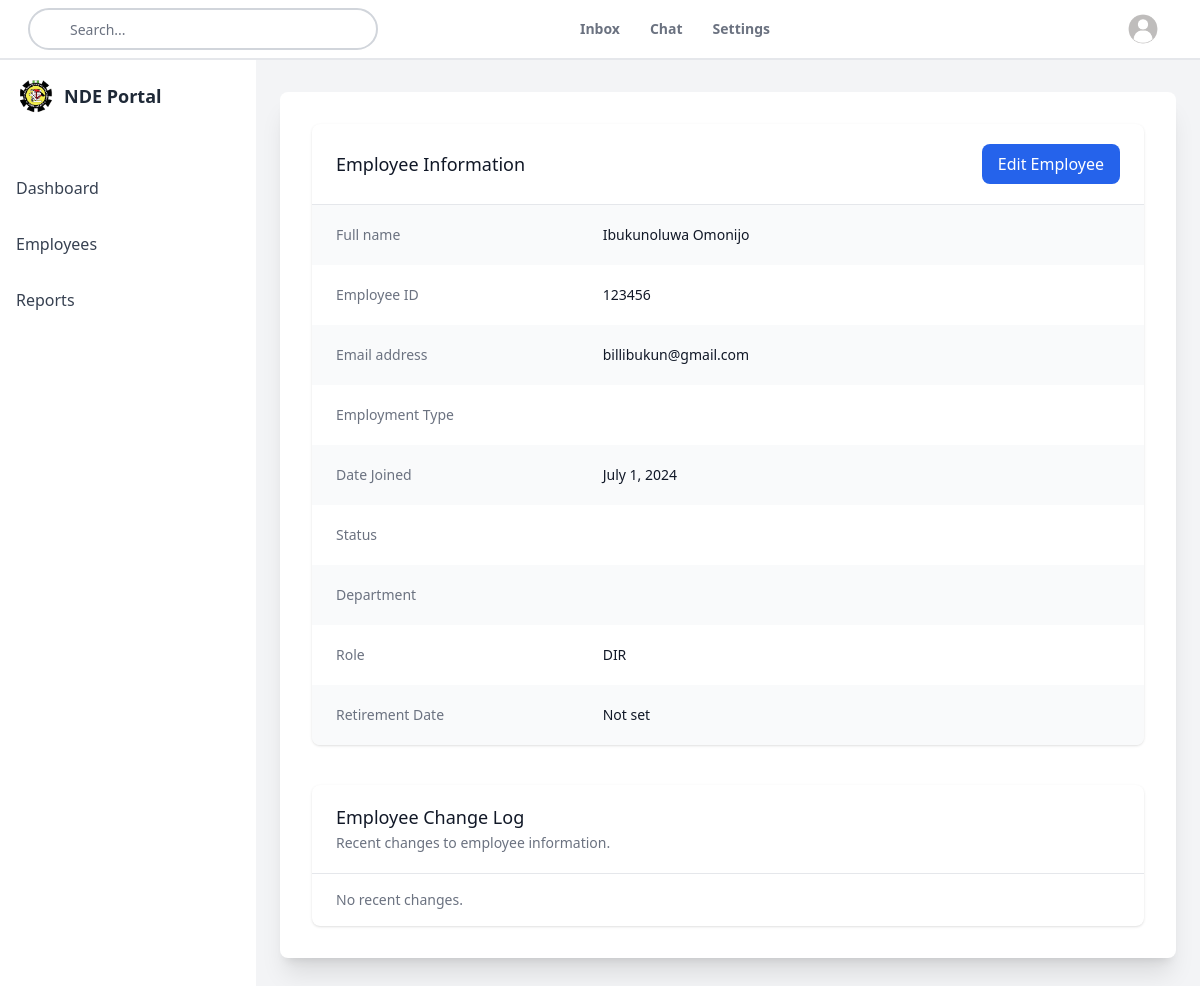
/employees/1/ (signed in), run on the app's committed database.
### core/models.py (models this page shows, shortened)
class Employee(AbstractUser):
    username = None  # Remove username field
    employee_id = models.CharField(
        max_length=20, unique=True, db_index=True, verbose_name="Employee ID")
    email = models.EmailField(unique=True, verbose_name="Email Address")
    first_name = models.CharField(
        max_length=50, verbose_name="First Name")
    middle_name = models.CharField(
        max_length=50, blank=True, null=True, verbose_name="Middle Name")
    last_name = models.CharField(
        max_length=50, verbose_name="Last Name")
    date_joined = models.DateField(verbose_name="Date of First Appointment")
    ippis_number = models.IntegerField(
        unique=True, null=True, blank=True,
    )
    ACCESS_TYPES = [
        ('STAFF', 'Staff'),
        ('RETIRED', 'Retired'),
    ]
    access_type = models.CharField(
        max_length=10, choices=ACCESS_TYPES, default='STAFF', verbose_name="Access Type")
    ROLE_CHOICES = [
        ('DG', 'Director General'),
        ('DIR', 'Director'),
        ('ZD', 'Zonal Director'),
        ('HOD', 'Head of Department'),
        ('HOU', 'Head of Unit'),
        ('STAFF', 'Staff'),
        ('IT_ADMIN', 'IT Admin'),
    ]
    role = models.CharField(
        max_length=20, choices=ROLE_CHOICES, default='STAFF')
    department = models.ForeignKey(
        'Department', on_delete=models.CASCADE, null=True,
        blank=True, related_name='employees', verbose_name="Department")
    date_of_birth = models.DateField(
        null=True, blank=True, verbose_name="Date of Birth")
    gender = models.CharField(max_length=10, choices=[(
        'M', 'Male'), ('F', 'Female')], verbose_name="Gender")
    current_rank = models.CharField(
        max_length=100, blank=True, null=True, verbose_name="Rank")
    EMP_STATUS_CHOICES = [
        ('Active', 'Active'),
        ('Inactive', 'Inactive'),
        ('On Leave', 'On Leave'),
        ('LOA', 'Leave of Absence'),
        ('Secondment', 'Secondment'),
        ('AWOL', 'Absent Without Leave'),
        ('Illness', 'Illness')
    ]
    employment_status = models.CharField(
        max_length=20, choices=EMP_STATUS_CHOICES,
        default='Active', verbose_name="Employment Status")
    date_of_confirmation = models.DateField(
        null=True, blank=True, verbose_name="Date of Confirmation")
    retirement_date = models.DateField(
        null=True, blank=True, verbose_name="Retirement Date")
    is_active = models.BooleanField(default=True)
    created_at = models.DateTimeField(auto_now_add=True)
    updated_at = models.DateTimeField(auto_now=True)
    objects = EmployeeManager()
    history = HistoricalRecords()
    active_objects = ActiveEmployeeManager()
    USERNAME_FIELD = 'employee_id'
    REQUIRED_FIELDS = ['email', 'first_name', 'last_name', 'date_joined']

### core/views.py (the view)
# urls.py: path('employees/<int:employee_id>/', views.employee_detail, name='employee_detail'),
@login_required
@user_passes_test(lambda u: u.role in ['DG', 'DIR', 'ZD', 'HOD', 'SD'])
def employee_detail(request, employee_id):
    employee = get_object_or_404(Employee, id=employee_id)
    return render(request, 'employees/employee_detail.html', {'employee': employee})

### core/templates/employees/employee_detail.html (shortened to what this page needs)
{% extends 'base_dashboard.html' %}
{% load static %}
{% block dashboard_content %}
<div class="container mx-auto px-4 sm:px-8 py-8">
    <div class="bg-white dark:bg-gray-800 shadow overflow-hidden sm:rounded-lg">
        <div class="px-4 py-5 sm:px-6 flex justify-between items-center">
            <h3 class="text-lg leading-6 font-medium text-gray-900 dark:text-white">
                Employee Information
            </h3>
            <a href="{% url 'employee_update' employee_id=employee.employee_id %}" class="px-4 py-2 bg-blue-600 text-white rounded-lg hover:bg-blue-700 transition duration-300 ease-in-out transform hover:scale-105">
                Edit Employee
            </a>
        </div>
        <div class="border-t border-gray-200 dark:border-gray-700">
            <dl>
                <div class="bg-gray-50 dark:bg-gray-900 px-4 py-5 sm:grid sm:grid-cols-3 sm:gap-4 sm:px-6">
                    <dt class="text-sm font-medium text-gray-500 dark:text-gray-400">
                        Full name
                    </dt>
                    <dd class="mt-1 text-sm text-gray-900 dark:text-white sm:mt-0 sm:col-span-2">
                        {{ employee.get_full_name }}
                    </dd>
                </div>
                <div class="bg-white dark:bg-gray-800 px-4 py-5 sm:grid sm:grid-cols-3 sm:gap-4 sm:px-6">
                    <dt class="text-sm font-medium text-gray-500 dark:text-gray-400">
                        Employee ID
                    </dt>
                    <dd class="mt-1 text-sm text-gray-900 dark:text-white sm:mt-0 sm:col-span-2">
                        {{ employee.employee_id }}
                    </dd>
                </div>
                <div class="bg-gray-50 dark:bg-gray-900 px-4 py-5 sm:grid sm:grid-cols-3 sm:gap-4 sm:px-6">
                    <dt class="text-sm font-medium text-gray-500 dark:text-gray-400">
                        Email address
                    </dt>
                    <dd class="mt-1 text-sm text-gray-900 dark:text-white sm:mt-0 sm:col-span-2">
                        {{ employee.email }}
                    </dd>
                </div>
                <div class="bg-white dark:bg-gray-800 px-4 py-5 sm:grid sm:grid-cols-3 sm:gap-4 sm:px-6">
                    <dt class="text-sm font-medium text-gray-500 dark:text-gray-400">
                        Employment Type
                    </dt>
                    <dd class="mt-1 text-sm text-gray-900 dark:text-white sm:mt-0 sm:col-span-2">
                    </dd>
                </div>
                <div class="bg-gray-50 dark:bg-gray-900 px-4 py-5 sm:grid sm:grid-cols-3 sm:gap-4 sm:px-6">
                    <dt class="text-sm font-medium text-gray-500 dark:text-gray-400">
                        Date Joined
                    </dt>
                    <dd class="mt-1 text-sm text-gray-900 dark:text-white sm:mt-0 sm:col-span-2">
                        {{ employee.date_joined }}
                    </dd>
                </div>
                <div class="bg-white dark:bg-gray-800 px-4 py-5 sm:grid sm:grid-cols-3 sm:gap-4 sm:px-6">
                    <dt class="text-sm font-medium text-gray-500 dark:text-gray-400">
                        Status
                    </dt>
                    <dd class="mt-1 text-sm text-gray-900 dark:text-white sm:mt-0 sm:col-span-2">
                    </dd>
                </div>
                <div class="bg-gray-50 dark:bg-gray-900 px-4 py-5 sm:grid sm:grid-cols-3 sm:gap-4 sm:px-6">
                    <dt class="text-sm font-medium text-gray-500 dark:text-gray-400">
                        Department
                    </dt>
                    <dd class="mt-1 text-sm text-gray-900 dark:text-white sm:mt-0 sm:col-span-2">
                    </dd>
                </div>
                <div class="bg-white dark:bg-gray-800 px-4 py-5 sm:grid sm:grid-cols-3 sm:gap-4 sm:px-6">
                    <dt class="text-sm font-medium text-gray-500 dark:text-gray-400">
                        Role
                    </dt>
                    <dd class="mt-1 text-sm text-gray-900 dark:text-white sm:mt-0 sm:col-span-2">
                        {{ employee.role }}
                    </dd>
                </div>
                <div class="bg-gray-50 dark:bg-gray-900 px-4 py-5 sm:grid sm:grid-cols-3 sm:gap-4 sm:px-6">
                    <dt class="text-sm font-medium text-gray-500 dark:text-gray-400">
                        Retirement Date
                    </dt>
                    <dd class="mt-1 text-sm text-gray-900 dark:text-white sm:mt-0 sm:col-span-2">
                        {{ employee.retirement_date|default:"Not set" }}
                    </dd>
                </div>
            </dl>
        </div>
    </div>
    <div class="mt-10 bg-white dark:bg-gray-800 shadow overflow-hidden sm:rounded-lg">
        <div class="px-4 py-5 sm:px-6">
            <h3 class="text-lg leading-6 font-medium text-gray-900 dark:text-white">
                Employee Change Log
            </h3>
            <p class="mt-1 max-w-2xl text-sm text-gray-500 dark:text-gray-400">
                Recent changes to employee information.
            </p>
        </div>
        <div class="border-t border-gray-200 dark:border-gray-700">
            <ul class="divide-y divide-gray-200 dark:divide-gray-700">
                {% for log in employee.change_logs.all|slice:":5" %}
                <li class="px-4 py-4 sm:px-6">
                    <div class="flex items-center justify-between">
                        <p class="text-sm font-medium text-indigo-600 dark:text-indigo-400 truncate">
                            {{ log.field_name }}
                        </p>
                        <div class="ml-2 flex-shrink-0 flex">
                            <p class="px-2 inline-flex text-xs leading-5 font-semibold rounded-full bg-green-100 dark:bg-green-800 text-green-800 dark:text-green-200">
                                {{ log.change_date|date:"M d, Y H:i" }}
                            </p>
                        </div>
                    </div>
                    <div class="mt-2 sm:flex sm:justify-between">
                        <div class="sm:flex">
                            <p class="flex items-center text-sm text-gray-500 dark:text-gray-400">
                                Old: {{ log.old_value }}
                            </p>
                            <p class="mt-2 flex items-center text-sm text-gray-500 dark:text-gray-400 sm:mt-0 sm:ml-6">
                                New: {{ log.new_value }}
                            </p>
                        </div>
                        <div class="mt-2 flex items-center text-sm text-gray-500 dark:text-gray-400 sm:mt-0">
                            <p>
                                Changed by: {{ log.changed_by.get_full_name }}
                            </p>
                        </div>
                    </div>
                </li>
                {% empty %}
                <li class="px-4 py-4 sm:px-6 text-sm text-gray-500 dark:text-gray-400">
                    No recent changes.
                </li>
                {% endfor %}
            </ul>
        </div>
    </div>
</div>
{% endblock %}

### data on the page
Employee: get_full_name "Ibukunoluwa Omonijo", employee_id "123456", email "billibukun@gmail.com", date_joined "July 1, 2024", role "DIR", retirement_date "Not set"
